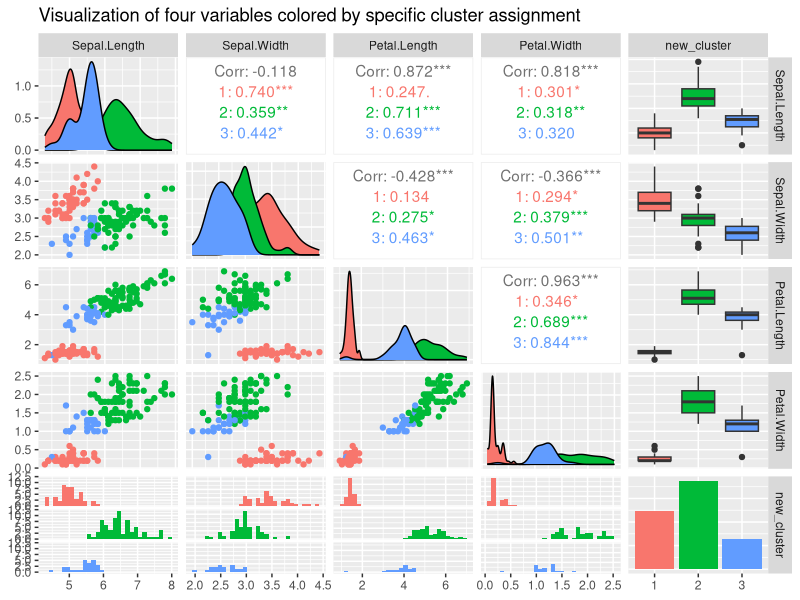
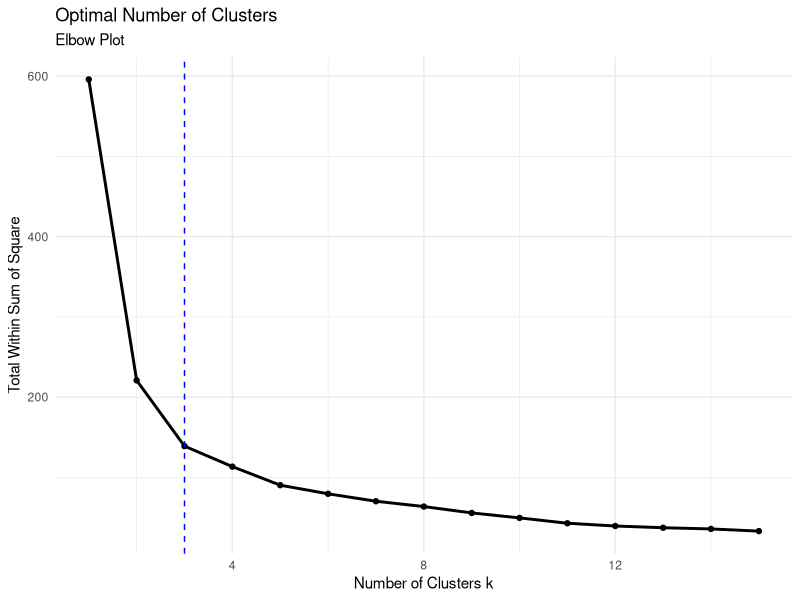

R code for these plots, in order:
## ---- chunk 1
knitr::opts_chunk$set(echo = TRUE, message = FALSE, warning = FALSE, fig.align = "center")
## ---- chunk 2
## load all the library
library(fields)
library(readr)
library(tidyverse)
library(GGally)
## ---- chunk 3
# set seed
set.seed(100)

# set function k_means
# data for the dataset to be clustered
# k for the number of clusters k
#iter for the number of iterations performed
k_means <- function(data, k, iter) {
  
  # randomly assigning each observation to a cluster
  data_cluster <- data %>%
    mutate(cluster = sample(1:k,
                            nrow(data),
                            replace = TRUE))
  
  # calculate the centroids for each of the cluster
  centroids <- data_cluster %>%
    group_by(cluster) %>%
    summarise(across(everything(),
                     mean))
  
  # each point in the dataset
  point <- data_cluster %>%
    select(-cluster)
  
  # loop through for the number of iterations
  for (i in 1:iter) {
    
    # Calculate the distance from each point to each of the centroids
    distsToCenters <- rdist(centroids[,-1],
                            point)
    
    # Calculate the minimum distance for each point to the centroids
    minDis <- apply(distsToCenters,
                    2,
                    which.min)
    
    # Calculate the new centroids
    # and repeat
    data %>%
      mutate(cluster = minDis) %>%
      group_by(cluster) %>%
      summarise(across(everything(),
                       mean))
  }
  
  # Return the cluster assignments for each of the observations
  return(minDis)
}
## ---- chunk 4
# set seed
set.seed(100)

# adjustment for dataset iris
iris_new <- iris %>%
  select(-Species)

# scale the dataset iris
scaled_iris <- scale(iris_new)

# cluster the iris dataset
# cluster the dataset with 3 clusters and 50 iterations
iris_kmean <- k_means(as.data.frame(scaled_iris), 3, 50)
iris_kmean

# adjust the dataset for visualization
iris_final <- iris_new %>%
  mutate(new_cluster = as.factor(iris_kmean))

# visualize the four variables colored by your cluster assignment
ggpairs(iris_final,
        ggplot2::aes(colour = new_cluster),
        title = "Visualization of four variables colored by specific cluster assignment") 
## ---- chunk 5
# set seed
set.seed(100)

# function for Total Within Sum of Square (WSS)
wss <- function(k, data) {
  kmeans(data, k, nstart = 10)$tot.withinss
}

# examining the total within-cluster sum of squares 
# for different numbers of clusters 
# (1 through 15 here)
k_values <- 1:15

wss_values <- map_dbl(k_values, wss, 
                      data = scaled_iris)

wss_values <- data.frame(wss = wss_values,
                         k = k_values)

# produce the associated elbow plot
ggplot(wss_values,
       aes(x = k,
           y = wss)) +
  geom_point() +
  geom_line(lwd = 1) +
  # add line for better visualization
  geom_vline(xintercept = 3,
             linetype = 2,
             col = "blue") + 
  theme_minimal() +
  labs(
    x = "Number of Clusters k",
    y = "Total Within Sum of Square",
    title = "Optimal Number of Clusters",
    subtitle = "Elbow Plot"
  )
